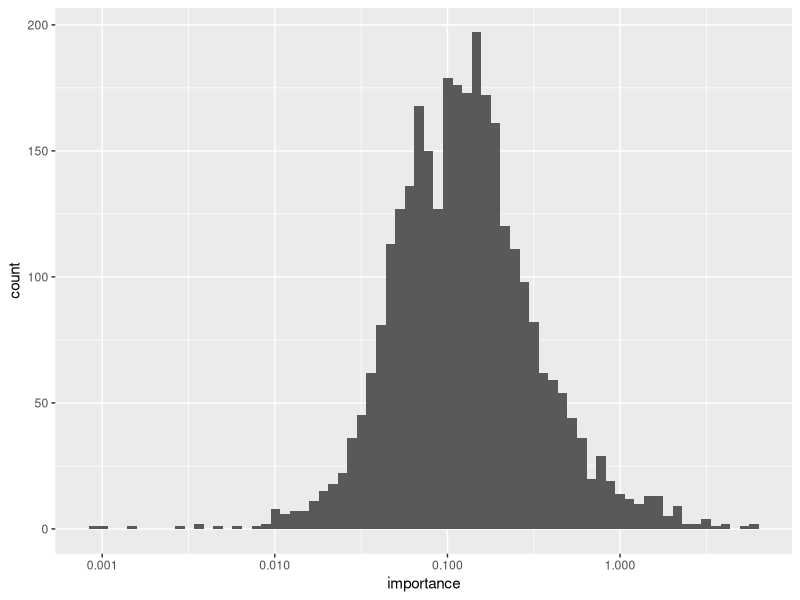
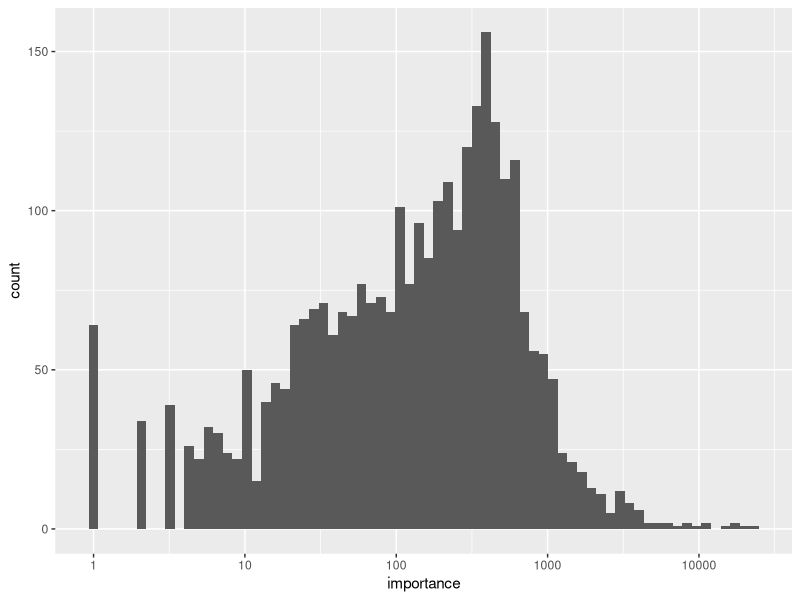

Reproduce these figures in R, in order.
library(ggplot2)

importance_w <- read.csv(file="importance_weight.csv", sep=";")
importance_g <- read.csv(file="importance_gain.csv", sep=";")

dim(importance_w)
dim(importance_g)

importance_w$f_number <- as.factor(importance_w$f_number)
importance_w$feature <- as.factor(importance_w$feature)
importance_w$thm_prm <- as.factor(importance_w$thm_prm)

importance_g$f_number <- as.factor(importance_g$f_number)
importance_g$feature <- as.factor(importance_g$feature)
importance_g$thm_prm <- as.factor(importance_g$thm_prm)

png('plot_importance_gain.png')
ggplot(importance_g, aes(importance)) + geom_histogram(bins=70) + scale_x_log10()
dev.off()

png('plot_importance_weight.png')
ggplot(importance_w, aes(importance)) + geom_histogram(bins=70) + scale_x_log10()
dev.off()

